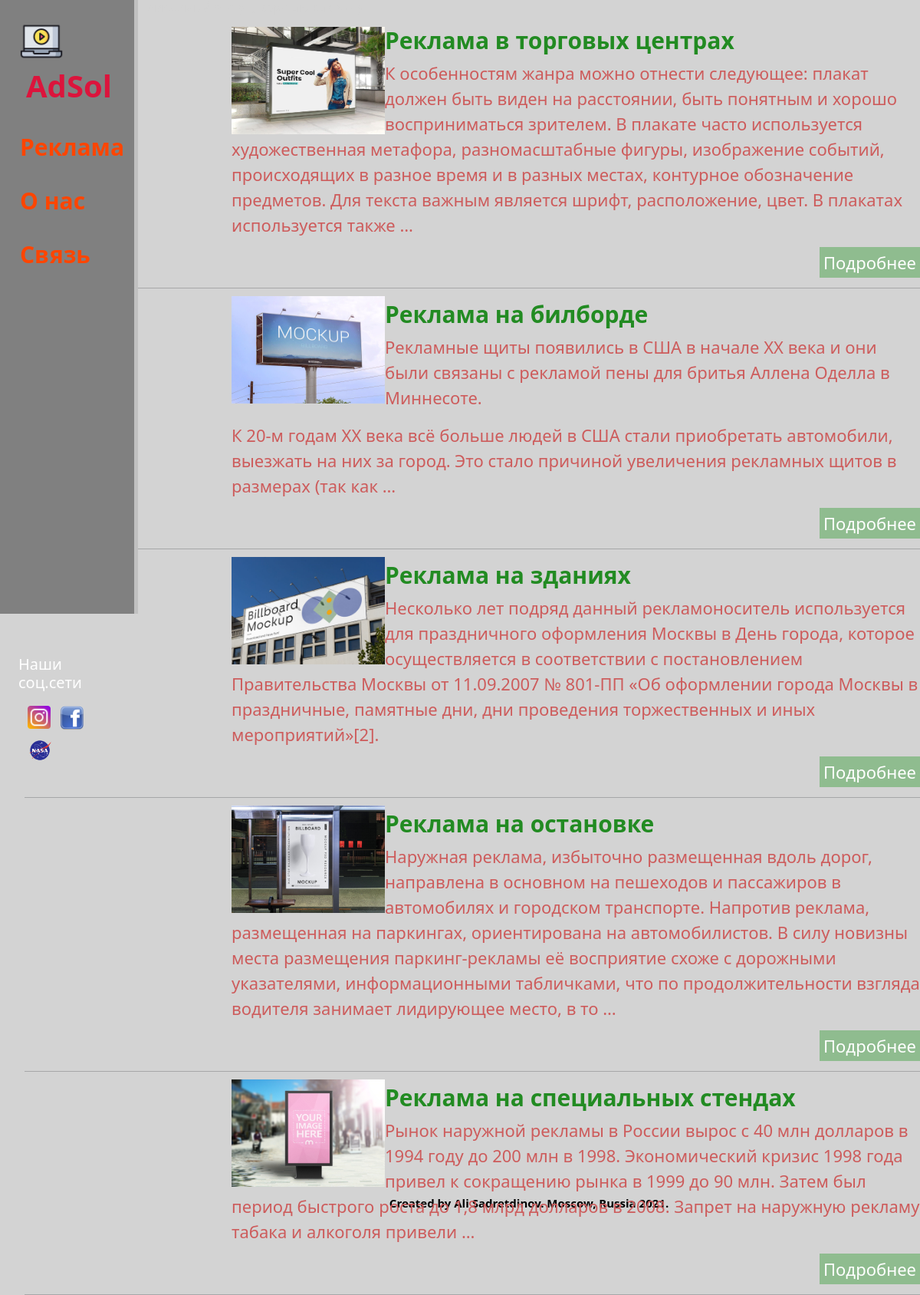
Screenshot of /street/ with the database file from the repository.
### advertising/models.py (models this page shows, shortened)
class Adver(models.Model):
    title = models.CharField(max_length=255, unique=True, verbose_name='Название')
    slug = models.SlugField(unique=True, verbose_name='Слаг')
    description = models.TextField(blank=False, default="Description for current adver", verbose_name='Описание')
    image = models.ImageField(upload_to="pics/%Y/%m/%d", verbose_name='Изображение')
    price = models.CharField(max_length=10, verbose_name='Цена')
    addition_date = models.DateField(auto_now_add=True, verbose_name='Дата добавления')
    actual = models.BooleanField(default=True, verbose_name='Актуальность')
    cat = models.ForeignKey('Category', on_delete=models.CASCADE, verbose_name='Категория')
    def get_absolute_url(self):
        return reverse('post', kwargs={'post_slug': self.slug})
    class Meta:
        verbose_name = 'Вид рекламы'
        verbose_name_plural = 'Вид рекламы'
        ordering = ['actual', 'title']

### advertising/views.py (the view)
# urls.py: path('street/', street, name='street'),
def street(request):
    posts = Adver.objects.filter(cat_id=2)
    context = {
        'menu': menu,
        'posts': posts,
        'title': 'Наружная реклама'
    }
    return render(request, 'advertising/street.html', context=context)

### advertising/templates/advertising/street.html (shortened to what this page needs)
{% extends 'advertising/base.html' %}
{% block content %}
<h6>Невидимый отступ, верстаю как могу</h6>
    <ul class="list-articles">
	{% for post in posts %}
			{% if post.image %}
			<p><img class="img-article-left-thumb" src="{{post.image.url}}" style="width:200px;height:140px;"></p>
			{% endif %}
		<h2>{{post.title}}</h2>
	{{post.description|linebreaks|truncatewords:50}}
			<p class="link-read-post"><a href="{{ post.get_absolute_url }}">Подробнее</a></p>
            <hr>
	{% endfor %}
</ul>
{% endblock %}

### advertising/static/advertising/css/styles.css (style rules this page uses)
body { background: #D3D3D3; }
main a { text-decoration: none; }
main h6 { color: #D3D3D3; }
main h2 { color: #228B22; font-size: 30px; font-weight: bold; }
main p { color: #CD5C5C; font-size: 22px; margin-left: 270px }
main hr { margin-bottom: 10px }
main img { float: left; padding: 0px }
p.link-read-post { text-align: right; }
p.link-read-post a { padding: 5px; min-width: 100px; background: #8FBC8F; color: #fff; }

### rows the page displays
Adver: image (picture), title "Реклама в торговых центрах", description "К особенностям жанра можно отнести следующее: плакат должен быть виден на расстоянии, быть понятным и хорошо восприниматься зрителем. В плакате часто используется художественная метафора, разномасштабные фигуры, изображение событий, происходящих в разное время и в разных местах, контурное обозначение предметов. Для текста важным является шрифт, расположение, цвет. В плакатах используется также …"
Adver: image (picture), title "Реклама на билборде", description "Рекламные щиты появились в США в начале ХХ века и они были связаны с рекламой пены для бритья Аллена Оделла в Миннесоте. К 20-м годам XX века всё больше людей в США стали приобретать автомобили, выезжать на них за город. Это стало причиной увеличения рекламных щитов в размерах (так как …"
Adver: image (picture), title "Реклама на зданиях", description "Несколько лет подряд данный рекламоноситель используется для праздничного оформления Москвы в День города, которое осуществляется в соответствии с постановлением Правительства Москвы от 11.09.2007 № 801-ПП «Об оформлении города Москвы в праздничные, памятные дни, дни проведения торжественных и иных мероприятий»[2]."
Adver: image (picture), title "Реклама на остановке", description "Наружная реклама, избыточно размещенная вдоль дорог, направлена в основном на пешеходов и пассажиров в автомобилях и городском транспорте. Напротив реклама, размещенная на паркингах, ориентирована на автомобилистов. В силу новизны места размещения паркинг-рекламы её восприятие схоже с дорожными указателями, информационными табличками, что по продолжительности взгляда водителя занимает лидирующее место, в то …"
Adver: image (picture), title "Реклама на специальных стендах", description "Рынок наружной рекламы в России вырос с 40 млн долларов в 1994 году до 200 млн в 1998. Экономический кризис 1998 года привел к сокращению рынка в 1999 до 90 млн. Затем был период быстрого роста до 1,8 млрд долларов в 2008. Запрет на наружную рекламу табака и алкоголя привели …"
